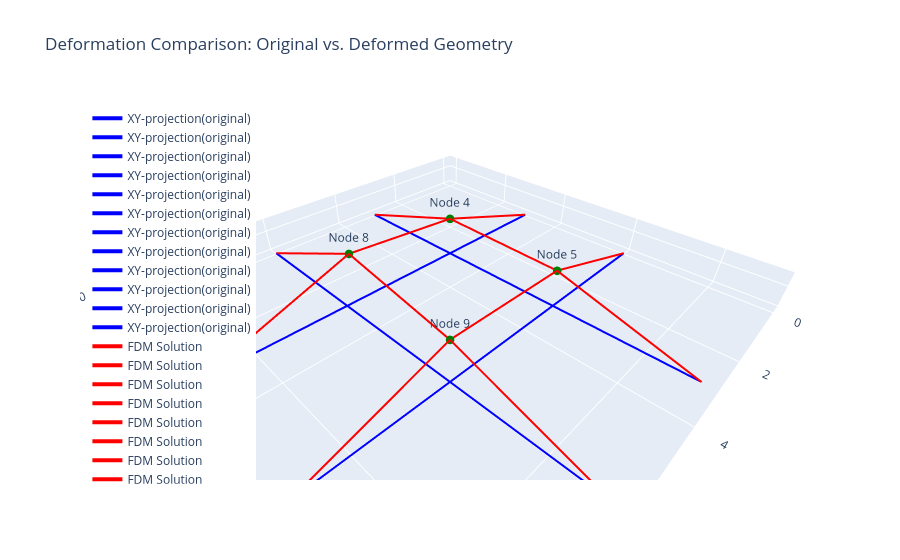

Source (notebook cell):
### Code cell
###### With none-FE FDM coordinates match -- with 2 qs

import torch
import torch.optim as optim
import matplotlib.pyplot as plt
from mpl_toolkits.mplot3d import Axes3D
import numpy as np
import plotly.graph_objects as go

# q.grad.zero_()


# In[663]:


######################## explanation
## "The example model is based on a 5-nodes grid shell strcuture
##  which has a crossing projection in the x-y plane"
##  The FE part would be based on the Euler-bernoulli beam theory


# In[664]:


## Initial Geom
# Initial Coords:
node_coords = torch.tensor(
    [[0.0, 3.0, 0.0], [0.0, 6.0, 0.0], [3.0, 0.0, 0.0], [3.0, 3.0, 0.0], [3.0, 6.0, 0.0], [3.0, 9.0, 0.0],
     [6.0, 0.0, 0.0], [6.0, 3.0, 0.0], [6.0, 6.0, 0.0] ,[6.0, 9.0, 0.0], [9.0, 3.0 ,0.0], [9.0, 6.0, 0.0]],
    dtype=torch.float32, requires_grad=True, )
connectivity = [[1, 4], [2, 5], [3, 4], [5, 4], [6, 5], [4, 8], [7, 8], [9, 8],[11, 8],[10, 9],[12, 9],[5, 9]]
n_dof_per_node = 6  # Degrees of freedom per node
total_dof = n_dof_per_node * len(node_coords)
Fixed_nodes = [1, 2, 3, 6, 7, 10, 11, 12]
Free_nodes = []
n_elements = len(connectivity)
n_nodes = len(node_coords)
for i in range(1, n_nodes + 1):
    if i not in Fixed_nodes:
        Free_nodes.append(i)
idx_CF = [node - 1 for node in Fixed_nodes]
idx_CN = [i for i in range(n_nodes) if i not in idx_CF]

# In[665]:


## Force condition
####### Force condition -> need for modification
## +0 to x direction ; +1 to y direction ; +2 to Z direction
## +3 Bending around the z axis ; +4 bending around y axis ; +5 Twisting
# implement upwards loading of 50 kN at every free nodes
F = torch.zeros(total_dof, dtype=torch.float32)
f_n = Free_nodes
f_type = [2, 2, 2, 2]  # The force type
F_value = torch.tensor([50.0, 50.0, 50.0, 50.0]) * 1000  # The force value/direction
r = 1 / torch.max(F_value)
# print(r)
F_sign = torch.sign(F_value)
for idx, i in enumerate(f_n):
    F[6 * (i - 1) + f_type[idx]] = F_value[idx]  # unit: KN / KN*m

px = torch.zeros(len(f_n), 1, dtype=torch.float32)
py = torch.zeros(len(f_n), 1, dtype=torch.float32)
pz = torch.zeros(len(f_n), 1, dtype=torch.float32)

for i in range(len(f_n)):
    if f_type[idx] == 0:
        px[i] = F_value[i]
    elif f_type[idx] == 1:
        py[i] = F_value[i]
    elif f_type[idx] == 2:
        pz[i] = F_value[i]


## Obtaining Matrix D
# Assembly the nodal-branch matrix:
C = torch.zeros(n_elements, n_nodes, dtype=torch.float32)
for n, (i, j) in enumerate(connectivity):
    C[n, i - 1] = 1
    C[n, j - 1] = -1
CF = C[:, idx_CF]
CN = C[:, idx_CN]


# Assembly D
def FDM (Q,CN=CN, CF=CF, px=px, py=py, pz=pz,Fixed_nodes=Fixed_nodes, Free_nodes=Free_nodes,node_coords=node_coords) :
    Dn = torch.matmul(torch.transpose(CN, 0, 1), torch.matmul(Q, CN))
    DF = torch.matmul(torch.transpose(CN, 0, 1), torch.matmul(Q, CF))
    ## Coordinates solution
    # separate the coordinates:
    fixed_idces = [node - 1 for node in Fixed_nodes]
    xF = node_coords[fixed_idces, 0].unsqueeze(1)
    yF = node_coords[fixed_idces, 1].unsqueeze(1)
    zF = node_coords[fixed_idces, 2].unsqueeze(1)
    xN = torch.matmul(torch.inverse(Dn), (px - torch.matmul(DF, xF)))
    yN = torch.matmul(torch.inverse(Dn), (py - torch.matmul(DF, yF)))
    zN = torch.matmul(torch.inverse(Dn), (pz - torch.matmul(DF, zF)))
    ## Coordinates renewal: 
    new_node_coords = node_coords.clone()
    for idx, node in enumerate(Free_nodes):
        node_idx = node - 1
        new_node_coords[node_idx, 0] = xN[idx]
        new_node_coords[node_idx, 1] = yN[idx]
        new_node_coords[node_idx, 2] = zN[idx]

    return new_node_coords

# In[670]:

## Check point: FDM completed
# if q.grad is not None:
#     q.grad.zero_()
# loss = torch.sum(new_node_coords[:, 2])
# loss.backward()
# print("Gradient of q:")
# print(q.grad)



# Element creating
#################  input below:
############################################################################################################## input
# initial coordinates

####### BCs
fixed_dof = []
for node in Fixed_nodes:
    fixed_dof.extend([(node - 1) * 6 + i for i in range(6)])
# print(fixed_dof)
####### Gradient descent
step = 0.001
epochs = 100

####### Plotting
steps = 20  # steps for tracing deformation shape
###################################################################################################################################################
###################################################################################################################################################


### Defining the OBJ:
Obj_coords = 1.5
def Average_height(Free_nodes, new_node_coords):
    n_free_nodes = len(Free_nodes)
    Free_nodes = torch.tensor(Free_nodes)
    AH = torch.sum(new_node_coords[(Free_nodes - 1), 2])/ n_free_nodes
    return AH

# In[679]:

# Optimized Variables
## initial variables
Idx_q1 = [3, 4, 5, 8, 9, 10]
Idx_q2 = [1, 6, 11, 2, 7, 12]
Idx_q1 = [i - 1 for i in Idx_q1] 
Idx_q2 = [i - 1 for i in Idx_q2] 
q = torch.rand(2, requires_grad=True)
## Optimization
torch.autograd.set_detect_anomaly(True)
# Optimizer setting
optimizer = optim.Adam([q], lr=step)
# Loop start
Loss_his = []
for iteration in range(epochs + 1):
    print(iteration)
    # Forwards
    q_vec = torch.zeros(n_elements, requires_grad=True).clone()
    q_vec[Idx_q1] = q[0] 
    q_vec[Idx_q2] = q[1]
    Q = torch.diag(q_vec) * 1 / r  # scaling
    new_node_coords = FDM(Q)
    N_coords = new_node_coords.clone()
    print(N_coords)
    AVE = Average_height(Free_nodes, N_coords)
    print(AVE)
    # loss
    Loss = torch.norm(AVE - Obj_coords)
    Loss_his.append(Loss.item())
    # Backwards
    optimizer.zero_grad()
    # print(q.grad)
    Loss.backward(retain_graph=True)

    # Grad
    gradients = q.grad
    frob_norm = torch.norm(gradients)
#     print(gradients)
    optimizer.step()
    print(new_node_coords)
    # print iteration
    if iteration % 5 == 0:
        print(f"Iteration {iteration}: Normalized Gradient = {frob_norm}, Adaptive learning rate = {step}")
print("Optimization completed.")
print(q)
# print("coordinates:",node_coords)

#############################################################################################################

x_orig = node_coords[:, 0].detach().numpy()
y_orig = node_coords[:, 1].detach().numpy()
z_orig = node_coords[:, 2].detach().numpy()

x_def = new_node_coords[:, 0].detach().numpy()
y_def = new_node_coords[:, 1].detach().numpy()
z_def = new_node_coords[:, 2].detach().numpy()

fig = go.Figure()

for connection in connectivity:
    i, j = connection
    fig.add_trace(go.Scatter3d(
        x=[x_orig[i-1], x_orig[j-1]],
        y=[y_orig[i-1], y_orig[j-1]],
        z=[z_orig[i-1], z_orig[j-1]],
        mode='lines',
        line=dict(color='blue', width=4),
        name='XY-projection(original)'
    ))

for connection in connectivity:
    i, j = connection
    fig.add_trace(go.Scatter3d(
        x=[x_def[i-1], x_def[j-1]],
        y=[y_def[i-1], y_def[j-1]],
        z=[z_def[i-1], z_def[j-1]],
        mode='lines',
        line=dict(color='red', width=4),
        name='FDM Solution'
    ))

for node in Free_nodes:
    fig.add_trace(go.Scatter3d(
        x=[x_def[node-1]],
        y=[y_def[node-1]],
        z=[z_def[node-1]],
        mode='markers+text',
        marker=dict(size=5, color='green'),
        text=[f'Node {node}'],
        textposition='top center',
        name=f'Free Node {node}'
    ))

fig.update_layout(
    scene=dict(
        xaxis_title='X',
        yaxis_title='Y',
        zaxis_title='Z',
        aspectmode='data'
    ),
    title='Deformation Comparison: Original vs. Deformed Geometry',
    legend=dict(yanchor="top", y=0.99, xanchor="left", x=0.01)
)

fig.show()

##### Loss history
plt.figure()
plt.plot(range(epochs + 1), Loss_his, label='Loss History', color='blue', linewidth=2)
plt.xlabel('Iterations')
plt.ylabel('Loss')
plt.title('Optimization Loss vs. Iterations')
plt.legend()
plt.grid(True)
plt.show()

### Figure 1 — Plotly figure (JSON) as saved in the notebook; plotly's stock layout.template omitted (floating-point values rounded to 4 significant figures)
{"data": [{"line": {"color": "blue", "width": 4}, "mode": "lines", "name": "XY-projection(original)", "type": "scatter3d", "x": [0, 3], "y": [3, 3], "z": [0, 0]}, {"line": {"color": "blue", "width": 4}, "mode": "lines", "name": "XY-projection(original)", "type": "scatter3d", "x": [0, 3], "y": [6, 6], "z": [0, 0]}, {"line": {"color": "blue", "width": 4}, "mode": "lines", "name": "XY-projection(original)", "type": "scatter3d", "x": [3, 3], "y": [0, 3], "z": [0, 0]}, {"line": {"color": "blue", "width": 4}, "mode": "lines", "name": "XY-projection(original)", "type": "scatter3d", "x": [3, 3], "y": [6, 3], "z": [0, 0]}, {"line": {"color": "blue", "width": 4}, "mode": "lines", "name": "XY-projection(original)", "type": "scatter3d", "x": [3, 3], "y": [9, 6], "z": [0, 0]}, {"line": {"color": "blue", "width": 4}, "mode": "lines", "name": "XY-projection(original)", "type": "scatter3d", "x": [3, 6], "y": [3, 3], "z": [0, 0]}, {"line": {"color": "blue", "width": 4}, "mode": "lines", "name": "XY-projection(original)", "type": "scatter3d", "x": [6, 6], "y": [0, 3], "z": [0, 0]}, {"line": {"color": "blue", "width": 4}, "mode": "lines", "name": "XY-projection(original)", "type": "scatter3d", "x": [6, 6], "y": [6, 3], "z": [0, 0]}, {"line": {"color": "blue", "width": 4}, "mode": "lines", "name": "XY-projection(original)", "type": "scatter3d", "x": [9, 6], "y": [3, 3], "z": [0, 0]}, {"line": {"color": "blue", "width": 4}, "mode": "lines", "name": "XY-projection(original)", "type": "scatter3d", "x": [6, 6], "y": [9, 6], "z": [0, 0]}, {"line": {"color": "blue", "width": 4}, "mode": "lines", "name": "XY-projection(original)", "type": "scatter3d", "x": [9, 6], "y": [6, 6], "z": [0, 0]}, {"line": {"color": "blue", "width": 4}, "mode": "lines", "name": "XY-projection(original)", "type": "scatter3d", "x": [3, 6], "y": [6, 6], "z": [0, 0]}, {"line": {"color": "red", "width": 4}, "mode": "lines", "name": "FDM Solution", "type": "scatter3d", "x": [0, 2.816], "y": [3, 2.816], "z": [0, 0.7999]}, {"line": {"color": "red", "width": 4}, "mode": "lines", "name": "FDM Solution", "type": "scatter3d", "x": [0, 2.93], "y": [6, 5.93], "z": [0, 0.7999]}, {"line": {"color": "red", "width": 4}, "mode": "lines", "name": "FDM Solution", "type": "scatter3d", "x": [3, 2.816], "y": [0, 2.816], "z": [0, 0.7999]}, {"line": {"color": "red", "width": 4}, "mode": "lines", "name": "FDM Solution", "type": "scatter3d", "x": [2.93, 2.816], "y": [5.93, 2.816], "z": [0.7999, 0.7999]}, {"line": {"color": "red", "width": 4}, "mode": "lines", "name": "FDM Solution", "type": "scatter3d", "x": [3, 2.93], "y": [9, 5.93], "z": [0, 0.7999]}, {"line": {"color": "red", "width": 4}, "mode": "lines", "name": "FDM Solution", "type": "scatter3d", "x": [2.816, 5.47], "y": [2.816, 2.47], "z": [0.7999, 0.7999]}, {"line": {"color": "red", "width": 4}, "mode": "lines", "name": "FDM Solution", "type": "scatter3d", "x": [6, 5.47], "y": [0, 2.47], "z": [0, 0.7999]}, {"line": {"color": "red", "width": 4}, "mode": "lines", "name": "FDM Solution", "type": "scatter3d", "x": [5.885, 5.47], "y": [5.885, 2.47], "z": [0.7999, 0.7999]}, {"line": {"color": "red", "width": 4}, "mode": "lines", "name": "FDM Solution", "type": "scatter3d", "x": [9, 5.47], "y": [3, 2.47], "z": [0, 0.7999]}, {"line": {"color": "red", "width": 4}, "mode": "lines", "name": "FDM Solution", "type": "scatter3d", "x": [6, 5.885], "y": [9, 5.885], "z": [0, 0.7999]}, {"line": {"color": "red", "width": 4}, "mode": "lines", "name": "FDM Solution", "type": "scatter3d", "x": [9, 5.885], "y": [6, 5.885], "z": [0, 0.7999]}, {"line": {"color": "red", "width": 4}, "mode": "lines", "name": "FDM Solution", "type": "scatter3d", "x": [2.93, 5.885], "y": [5.93, 5.885], "z": [0.7999, 0.7999]}, {"marker": {"color": "green", "size": 5}, "mode": "markers+text", "name": "Free Node 4", "text": ["Node 4"], "textposition": "top center", "type": "scatter3d", "x": [2.816], "y": [2.816], "z": [0.7999]}, {"marker": {"color": "green", "size": 5}, "mode": "markers+text", "name": "Free Node 5", "text": ["Node 5"], "textposition": "top center", "type": "scatter3d", "x": [2.93], "y": [5.93], "z": [0.7999]}, {"marker": {"color": "green", "size": 5}, "mode": "markers+text", "name": "Free Node 8", "text": ["Node 8"], "textposition": "top center", "type": "scatter3d", "x": [5.47], "y": [2.47], "z": [0.7999]}, {"marker": {"color": "green", "size": 5}, "mode": "markers+text", "name": "Free Node 9", "text": ["Node 9"], "textposition": "top center", "type": "scatter3d", "x": [5.885], "y": [5.885], "z": [0.7999]}], "layout": {"legend": {"x": 0.01, "xanchor": "left", "y": 0.99, "yanchor": "top"}, "scene": {"aspectmode": "data", "xaxis": {"title": {"text": "X"}}, "yaxis": {"title": {"text": "Y"}}, "zaxis": {"title": {"text": "Z"}}}, "title": {"text": "Deformation Comparison: Original vs. Deformed Geometry"}}}
